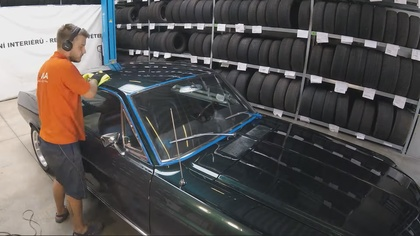
%> input picture entradas/par1_frame1.jpg, 420 x 236 px, shrunk from 1920 x 1080 before the run
$ octave 2.m   (GNU Octave 9; MATLAB toolbox functions it lacks are replaced by stand-ins)
%> lines starting %> are read from the running program, lines starting %| are printed output that depends on the picture
%%%%%%%%%%%%%%%%%%%%%%%%%%%%%%%%%%%%%%%%%%%%%%%%%%%%%%%%%%%%%%%%%%%%%%%%%%%%%%%%%%%%%%%
%%  Proyecto 1. Nociones b�sicas de Im�genes                                         %%
%%  Materia: T�pico 1 (Procesamiento Secuencial de Im�genes usando Matlab)           %%
%%  Maestra: Sandra Luz Canchola Magdaleno                                           %%
%%                                                                                   %%
%%  Grupo: 30 - Semestre: 7mo                                                        %%
%%  Integrantes:                                                                     %%
%%   - Garc�a Vargas Michell Alejandro - 259663                                      %%
%%   - Jimenez Elizalde Andres - 259678                                              %%
%%   - Le�n Paulin Daniel - 260541                                                   %%
%%%%%%%%%%%%%%%%%%%%%%%%%%%%%%%%%%%%%%%%%%%%%%%%%%%%%%%%%%%%%%%%%%%%%%%%%%%%%%%%%%%%%%%

clear; %% Limpiar memoria
close all; %% Cerrar ventanas abiertas
clc; %% Limpiar consola

RutaIEntrada = 'C:\Users\danie\Desktop\Proyecto1-DeteccionMovimiento\entradas\'; %% Ruta de entrada (lectura) de las im�genes
RutaISalida = 'C:\Users\danie\Desktop\Proyecto1-DeteccionMovimiento\salidas\'; %% Ruta de salida (escritura) de las im�genes

I1_1 = imread(strcat(RutaIEntrada, 'par1_frame1.jpg')); %% Par 1 de im�genes, frame 1
%> I1_1 is the input picture: size 236x420x3 uint8; mean R, G, B 86.4, 83.3, 82.5
I1_2 = imread(strcat(RutaIEntrada, 'par1_frame2.jpg')); %% Par 1 de im�genes, frame 2
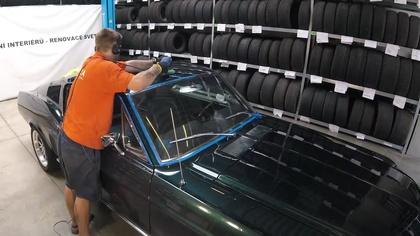
%> input picture entradas/par1_frame2.jpg, 420 x 236 px, shrunk from 1920 x 1080 before the run
%> I1_2 is the input picture: size 236x420x3 uint8; mean R, G, B 85, 79.9, 78.4
I2_1 = imread(strcat(RutaIEntrada, 'par2_frame1.jpg')); %% Par 2 de im�genes, frame 1
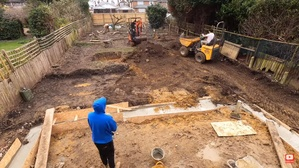
%> input picture entradas/par2_frame1.jpg, 299 x 168 px, shrunk from 1365 x 767 before the run
%> I2_1 is the input picture: size 168x299x3 uint8; mean R, G, B 140.7, 112.9, 91.2
I2_2 = imread(strcat(RutaIEntrada, 'par2_frame2.jpg')); %% Par 2 de im�genes, frame 2
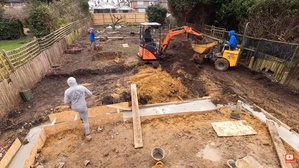
%> input picture entradas/par2_frame2.jpg, 299 x 168 px, shrunk from 1365 x 767 before the run
%> I2_2 is the input picture: size 168x299x3 uint8; mean R, G, B 142.1, 113.5, 91.1
I3_1 = imread(strcat(RutaIEntrada, 'par3_frame1.jpg')); %% Par 3 de im�genes, frame 1
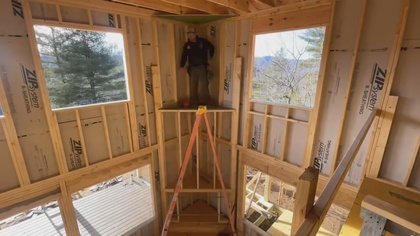
%> input picture entradas/par3_frame1.jpg, 420 x 236 px, shrunk from 1920 x 1080 before the run
%> I3_1 is the input picture: size 236x420x3 uint8; mean R, G, B 141.7, 110.9, 83.8
I3_2 = imread(strcat(RutaIEntrada, 'par3_frame2.jpg')); %% Par 3 de im�genes, frame 2
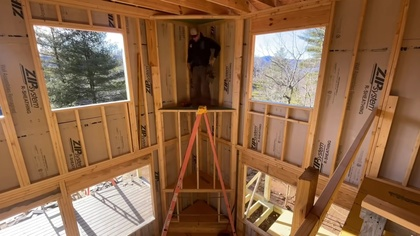
%> input picture entradas/par3_frame2.jpg, 420 x 236 px, shrunk from 1920 x 1080 before the run
%> I3_2 is the input picture: size 236x420x3 uint8; mean R, G, B 141.7, 103.6, 73.5
%> (the run ends here)
